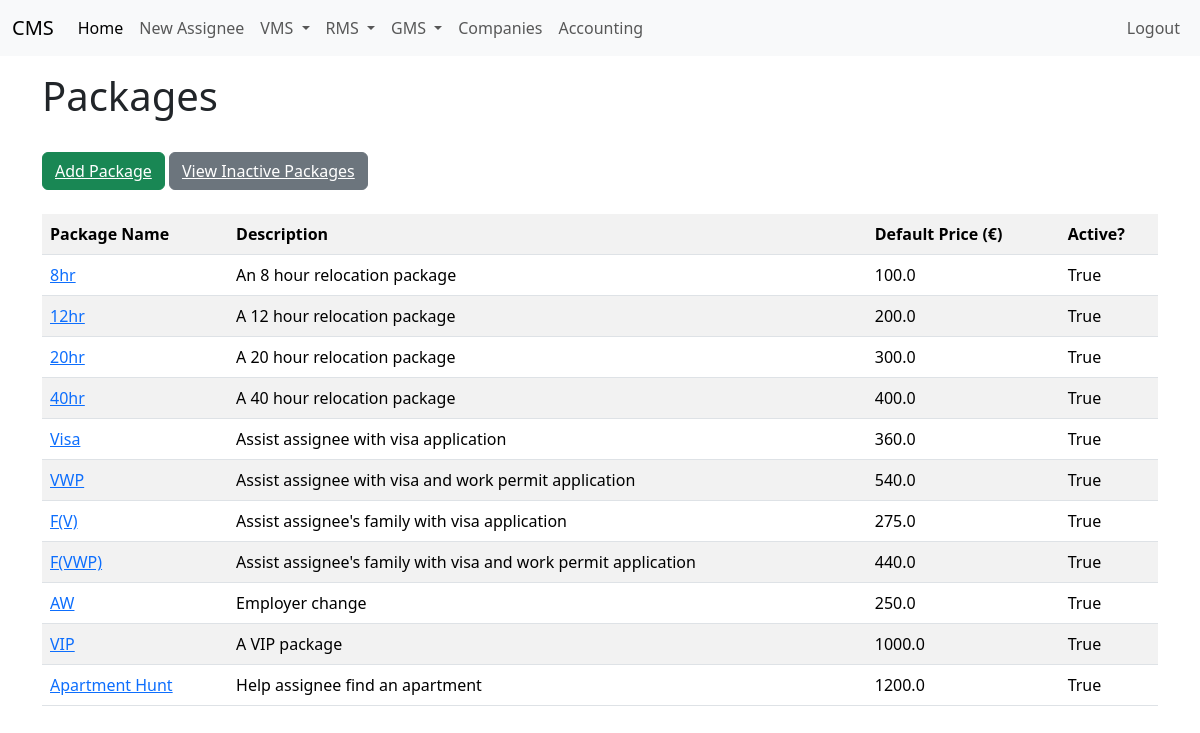
/packages (signed in), run on the app's committed database.
### app/models.py (models this page shows, shortened)
class Package(db.Model):
    id: so.Mapped[int] = so.mapped_column(primary_key=True)
    name: so.Mapped[str] = so.mapped_column(sa.String(100), index=True, unique=True)
    default_price: so.Mapped[float] = so.mapped_column(sa.Float, nullable=True)
    description: so.Mapped[Optional[str]] = so.mapped_column(sa.String(500))
    active: so.Mapped[bool] = so.mapped_column(sa.Boolean, nullable=True)
    company_packages: so.Mapped[List["CompanyPackage"]] = so.relationship(back_populates="package")
    assignees: so.Mapped[List["Assignee"]] = so.relationship(
        secondary="assignee_package",
        back_populates="packages"
    )

### app/routes.py (the view)
@app.route("/packages", methods=["GET"])
@login_required
def packages():
    packages = Package.query.where(Package.active == True).all()
    return render_template("packages.html", title="Packages", packages=packages)

### app/models.py (called while the page is built)
@login.user_loader
def load_user(id):
    return db.session.get(User, int(id))

### app/templates/packages.html
{% extends "base.html" %}
{% block content %}
<h1>Packages</h1><br>
<button type="button" class="btn btn-success">
    <a href="{{url_for('add_package')}}", style="color: white;">Add Package</a>
</button>
<button type="button" class="btn btn-secondary">
    <a href="{{url_for('view_inactive_packages')}}", style="color: white;">View Inactive Packages</a>
</button>
<br><br>
<table class="table table-striped table-hover">
    <tr>
        <th>Package Name</th>
        <th>Description</th>
        <th>Default Price (€)</th>
        <th>Active?</th>
    </tr>
    {% for package in packages %}
        <tr>
            <td><a href="{{url_for('edit_package', package_id = package.id)}}">{{ package.name }}</a> </td>
            <td>{{ package.description }} </td>
            <td>{{ package.default_price }} </td>
            <td>{{ package.active }} </td>
        </tr>
    {% endfor %}
</table>
{% endblock %}

### data on the page
Package: name "8hr", description "An 8 hour relocation package", default_price "100.0", active "True"
Package: name "12hr", description "A 12 hour relocation package", default_price "200.0", active "True"
Package: name "20hr", description "A 20 hour relocation package", default_price "300.0", active "True"
Package: name "40hr", description "A 40 hour relocation package", default_price "400.0", active "True"
Package: name "Visa", description "Assist assignee with visa application", default_price "360.0", active "True"
Package: name "VWP", description "Assist assignee with visa and work permit application", default_price "540.0", active "True"
Package: name "F(V)", description "Assist assignee's family with visa application", default_price "275.0", active "True"
Package: name "F(VWP)", description "Assist assignee's family with visa and work permit application", default_price "440.0", active "True"
Package: name "AW", description "Employer change", default_price "250.0", active "True"
Package: name "VIP", description "A VIP package", default_price "1000.0", active "True"
Package: name "Apartment Hunt", description "Help assignee find an apartment", default_price "1200.0", active "True"
